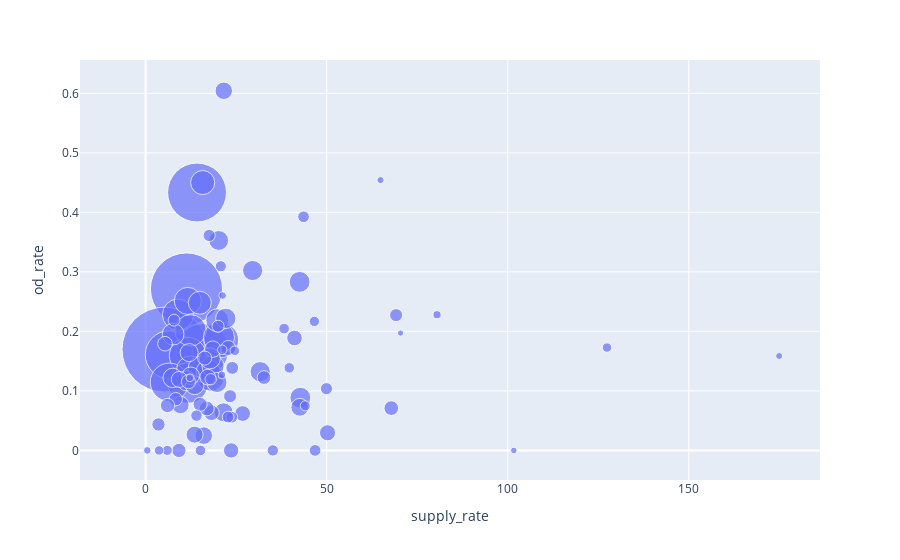

The notebook cell this image was saved under:
### Code cell
fig = px.scatter(Q5s, x='supply_rate', y="od_rate", hover_data = ['county'],
                 size='population', size_max = 60)
fig.show()

### Figure 1 — Plotly figure (JSON) as saved in the notebook; plotly's stock layout.template omitted (floating-point values rounded to 4 significant figures)
{"data": [{"customdata": [["KNOX"], ["DAVIDSON"], ["SHELBY"], ["HAMILTON"], ["RUTHERFORD"], ["ANDERSON"], ["SULLIVAN"], ["BLOUNT"], ["SUMNER"], ["WILSON"], ["WASHINGTON"], ["WILLIAMSON"], ["SEVIER"], ["CHEATHAM"], ["MONTGOMERY"], ["LOUDON"], ["GREENE"], ["CARTER"], ["ROANE"], ["ROBERTSON"], ["BRADLEY"], ["MADISON"], ["MAURY"], ["COFFEE"], ["TIPTON"], ["PUTNAM"], ["HAMBLEN"], ["CUMBERLAND"], ["JEFFERSON"], ["UNICOI"], ["LAWRENCE"], ["DE KALB"], ["MARSHALL"], ["MC MINN"], ["COCKE"], ["DICKSON"], ["GIBSON"], ["HAWKINS"], ["OVERTON"], ["GILES"], ["MONROE"], ["CAMPBELL"], ["BENTON"], ["HENDERSON"], ["RHEA"], ["HARDEMAN"], ["UNION"], ["LINCOLN"], ["HUMPHREYS"], ["FRANKLIN"], ["BEDFORD"], ["HICKMAN"], ["CANNON"], ["SEQUATCHIE"], ["MORGAN"], ["HANCOCK"], ["FAYETTE"], ["MC NAIRY"], ["CARROLL"], ["JACKSON"], ["SMITH"], ["HENRY"], ["TROUSDALE"], ["CLAIBORNE"], ["BLEDSOE"], ["SCOTT"], ["MARION"], ["HARDIN"], ["POLK"], ["LEWIS"], ["MEIGS"], ["MACON"], ["CLAY"], ["LAUDERDALE"], ["WEAKLEY"], ["MOORE"], ["WARREN"], ["GRUNDY"], ["DYER"], ["FENTRESS"], ["JOHNSON"], ["PICKETT"], ["CHESTER"], ["PERRY"], ["HOUSTON"], ["GRAINGER"], ["HAYWOOD"], ["OBION"], ["WAYNE"], ["VAN BUREN"], ["WHITE"], ["CROCKETT"], ["STEWART"], ["DECATUR"], ["LAKE"]], "hovertemplate": "supply_rate=%{x}<br>od_rate=%{y}<br>population=%{marker.size}<br>county=%{customdata[0]}<extra></extra>", "legendgroup": "", "marker": {"color": "#636efa", "size": [452286, 678322, 937847, 354589, 298456, 75538, 156519, 127135, 175730, 128874, 126437, 212161, 95523, 39713, 192120, 51024, 68520, 56500, 52926, 68575, 103666, 97887, 87606, 54074, 61434, 75565, 63465, 58178, 52887, 17830, 42591, 19380, 31753, 52569, 35262, 51341, 49222, 56402, 21995, 29024, 45698, 39824, 16154, 27889, 32478, 25784, 19176, 33543, 18281, 41397, 46854, 24502, 13839, 14654, 21639, 6605, 39336, 25945, 28137, 11573, 19279, 32263, 8773, 31566, 14413, 21949, 28355, 25813, 16722, 11944, 11830, 23239, 7684, 26497, 33776, 6302, 40210, 13359, 37751, 17940, 17846, 5071, 17097, 7882, 8188, 22942, 17944, 30659, 16713, 5675, 26394, 14554, 13248, 11681, 7588], "sizemode": "area", "sizeref": 260.5, "symbol": "circle"}, "mode": "markers", "name": "", "orientation": "v", "showlegend": false, "type": "scatter", "x": [14.19, 11.28, 5.185, 15.75, 6.499, 15.74, 20.89, 8.933, 11.62, 12.39, 20.23, 11.7, 11.64, 21.57, 6.564, 20.17, 14.96, 42.52, 29.54, 19.77, 12.4, 17.87, 15.27, 22.13, 7.59, 17.28, 18.61, 17.73, 31.63, 43.61, 12.0, 17.55, 41.11, 19.69, 18.53, 11.31, 7.471, 42.71, 69.17, 22.8, 13.53, 12.44, 20.76, 5.343, 17.15, 16.29, 20.0, 9.287, 7.841, 42.56, 21.53, 32.69, 46.59, 38.24, 23.91, 64.87, 9.609, 11.81, 67.84, 127.4, 49.93, 26.79, 80.47, 18.19, 39.67, 23.31, 16.87, 15.04, 17.97, 24.62, 21.15, 8.309, 21.25, 6.033, 50.23, 174.9, 16.04, 44.07, 13.52, 23.78, 22.77, 70.4, 14.04, 21.05, 12.22, 3.533, 46.8, 23.6, 35.12, 101.7, 9.183, 15.14, 5.97, 3.701, 0.4412], "xaxis": "x", "y": [0.4334, 0.2713, 0.1695, 0.1692, 0.1608, 0.4501, 0.1853, 0.2281, 0.1593, 0.2017, 0.1898, 0.1131, 0.2512, 0.6043, 0.1145, 0.3528, 0.2481, 0.2832, 0.3023, 0.2187, 0.135, 0.1226, 0.137, 0.2219, 0.1953, 0.1323, 0.1418, 0.1547, 0.1324, 0.3926, 0.1644, 0.3612, 0.189, 0.1141, 0.1702, 0.1169, 0.1219, 0.08865, 0.2273, 0.1723, 0.1094, 0.1256, 0.3095, 0.1793, 0.1232, 0.1551, 0.2086, 0.1192, 0.2188, 0.07247, 0.06403, 0.1224, 0.2168, 0.2047, 0.1386, 0.4542, 0.07627, 0.1156, 0.07108, 0.1728, 0.1037, 0.06199, 0.228, 0.06336, 0.1388, 0.09112, 0.07053, 0.07748, 0.1196, 0.1674, 0.1691, 0.08606, 0.2603, 0.07548, 0.02961, 0.1587, 0.02487, 0.07486, 0.02649, 0.05574, 0.05603, 0.1972, 0.05849, 0.1269, 0.1221, 0.04359, 0, 0, 0, 0, 0, 0, 0, 0, 0], "yaxis": "y"}], "layout": {"legend": {"itemsizing": "constant", "tracegroupgap": 0}, "margin": {"t": 60}, "xaxis": {"anchor": "y", "domain": [0, 1], "title": {"text": "supply_rate"}}, "yaxis": {"anchor": "x", "domain": [0, 1], "title": {"text": "od_rate"}}}}
